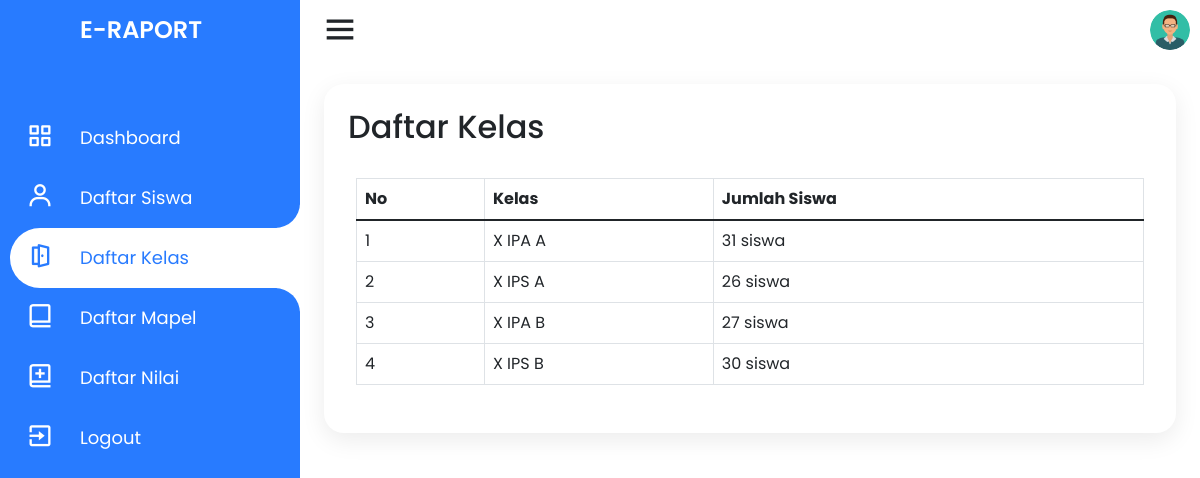
/guru/daftar-kelas.php (signed in), run on the app's committed database.
### tables this page shows
CREATE TABLE `kelas` (
  `id_kelas` int(11) NOT NULL AUTO_INCREMENT,
  `nama_kelas` varchar(30) NOT NULL,
  `nip` varchar(11) DEFAULT NULL,
  PRIMARY KEY (`id_kelas`),
  KEY `kelas_ibfk_1` (`nip`),
  CONSTRAINT `kelas_ibfk_1` FOREIGN KEY (`nip`) REFERENCES `guru` (`nip`) ON DELETE SET NULL ON UPDATE CASCADE
);

### model/kelas.php (called while the page is built, shortened)
<?php
require_once dirname(__FILE__) . '/../connection.php';
class Kelas
{
    public function get_daftar_kelas($limit = 0, $offset = 0)
    {
        global $conn;
        $query_limit = $limit > 0 ? "LIMIT $limit" : "";
        $query_offset = $offset > 0 ? "OFFSET $offset" : "";
        $query = "SELECT * FROM kelas $query_limit $query_offset";
        $result = $conn->query($query);
        if ($result) {
            return $result;
        } else {
            return false;
        }
    }
}

### guru/daftar-kelas.php (the view, shortened to what this page needs)
<?php
require_once dirname(__FILE__) . '/../connection.php';
require_once dirname(__FILE__) . '/../model/kelas.php';
$login_as = $_SESSION['login_as'];
if (!isset($_GET['p'])) {
    $page_no = 1;
} else {
    $page_no = $_GET['p'];
}
$kelas = new Kelas();
$records_per_page = 10;
$offset = ($page_no - 1) * $records_per_page;
?>
<!DOCTYPE html>
<html lang="en" dir="ltr">
<head>
    <link rel="stylesheet" href="style.css">
    <link href='https://unpkg.com/boxicons@2.0.7/css/boxicons.min.css' rel='stylesheet'>
    <link href="https://cdn.jsdelivr.net/npm/bootstrap@5.1.3/dist/css/bootstrap.min.css" rel="stylesheet">
    <link rel="stylesheet" href="../assets/css/style.css">
</head>
<body>
    <div class="container">
        <div class="navigation">
            <ul>
                <li>
                    <a href="#">
                        <span class="icon"></span>
                        <h1 class="title">E-Raport</h1>
                    </a>
                </li>
                <li>
                    <a href="index">
                        <span class="icon"><i class='bx bx-grid-alt'></i></span>
                        <span class="title">Dashboard</span>
                    </a>
                </li>
                <li>
                    <a href="daftar-siswa">
                        <span class="icon"><i class='bx bx-user'></i></span>
                        <span class="title">Daftar Siswa</span>
                    </a>
                </li>
                <li class="hovered">
                    <a href="daftar-kelas">
                        <span class="icon"><i class='bx bx-door-open'></i></span>
                        <span class="title">Daftar Kelas</span>
                    </a>
                </li>
                <li>
                    <a href="daftar-mapel">
                        <span class="icon"><i class='bx bx-book-alt'></i></span>
                        <span class="title">Daftar Mapel</span>
                    </a>
                </li>
                <li>
                    <a href="daftar-nilai">
                        <span class="icon"><i class='bx bx-book-add'></i></span>
                        <span class="title">Daftar Nilai</span>
                    </a>
                </li>
                <li>
                    <a href="../logout">
                        <span class="icon"><i class='bx bx-exit'></i></span>
                        <span class="title">Logout</span>
                    </a>
                </li>
            </ul>
        </div>
    </div>
    <div class="main">
        <div class="topbar">
            <div class="toggle">
                <i class='bx bx-menu'></i>
            </div>
            <div class="user">
                <?php
                if ($login_as == "siswa") {
                    $pp = "../assets/img/pp/std.png";
                } elseif ($login_as == "guru") {
                    $pp = "../assets/img/pp/guru.png";
                } elseif ($login_as == "admin") {
                    $pp = "../assets/img/pp/admin.png";
                }
                ?>
                <img src="<?php echo $pp; ?>" alt="user">
            </div>
        </div>
        <div class="konten">
            <h2 class="konten_title">
                Daftar Kelas
            </h2>
            <div class="konten_isi table-responsive">
                <table class="table table-bordered">
                    <thead>
                        <tr>
                            <th>No</th>
                            <th>Kelas</th>
                            <th>Jumlah Siswa</th>
                        </tr>
                    </thead>
                    <tbody>
                        <?php
                        $result_kelas = $kelas->get_daftar_kelas($records_per_page, $offset);
                        if ($result_kelas && $result_kelas->num_rows > 0) {
                            $no = 1;
                            while ($row = $result_kelas->fetch_assoc()) {
                                $id_kls = $row['id_kelas'];
                                $result_jml = $conn->query("SELECT COUNT(*) AS total_siswa FROM siswa WHERE id_kelas = $id_kls");
                                $jml = $result_jml->fetch_assoc();
                                echo "
                                <tr>
                                    <td>$no</td>
                                    <td>${row['nama_kelas']}</td>
                                    <td>${jml['total_siswa']} siswa</td>
                                </tr>
                                ";
                                $no++;
                            }
                        }
                        ?>
                    </tbody>
                </table>
            </div>
        </div>
</body>
</html>

### assets/css/style.css (style rules this page uses)
* { margin: 0; padding: 0; box-sizing: border-box; font-family: 'Poppins', sans-serif; }
dl, ol, ul { padding: 0; margin: 0; }
:root { --blue: #287bff; --white: #fff; --grey: #f5f5f5; --black1: #222; --black2: #999; --pad-sm: 8px; --pad-md: 16px; --pad-lg: 24px; --pad-xl: 32px; --pad-xxl: 64px; }
body { min-height: 100vh; overflow-x: hidden; }
.container { position: relative; width: 100%; max-width: none; }
.navigation { left: 0; position: fixed; width: 300px; height: 100%; background: var(--blue); border-left: 10px solid var(--blue); transition: .5s; overflow: hidden; padding: 0; margin: 0; }
.navigation ul { position: absolute; top: 0; left: 0; width: 100%; }
.navigation ul li { position: relative; width: 100%; list-style: none; border-top-left-radius: 30px; border-bottom-left-radius: 30px; }
.navigation ul li:hover, .navigation ul li.hovered { background: var(--white); }
.navigation ul li:nth-child(1) { margin-bottom: 40px; pointer-events: none; }
.navigation ul li a { position: relative; display: block; width: 100%; display: flex; text-decoration: none; color: var(--white); }
.navigation ul li:hover a, .navigation ul li.hovered a { color: var(--blue); }
.navigation ul li a .icon { position: relative; display: block; min-width: 60px; height: 60px; line-height: 70px; text-align: center; }
.navigation ul li a .icon .bx { font-size: 1.75em; }
.navigation ul li a .title { position: relative; display: block; padding: 0 10px; height: 60px; line-height: 60px; text-align: start; white-space: nowrap; font-size: 18px; }
.navigation ul li h1 { text-transform: uppercase; font-weight: 600; font-size: 24px !important; }
.navigation ul li:hover a::before, .navigation ul li.hovered a::before { content: ''; position: absolute; right: 0; top: -50px; width: 50px; height: 50px; border-radius: 50%; box-shadow: 35px 35px 0 10px var(--white); pointer-events: none; }
.navigation ul li:hover a::after, .navigation ul li.hovered a::after { content: ''; position: absolute; right: 0; bottom: -50px; width: 50px; height: 50px; border-radius: 50%; box-shadow: 35px -35px 0 10px var(--white); pointer-events: none; }
.main { position: absolute; width: calc(100% - 300px); left: 300px; min-height: 100vh; background: var(--white); transition: .5s; }
.topbar { width: 100%; height: 60px; display: flex; justify-content: space-between; align-items: center; padding: 0 10px; }
.toggle { position: relative; width: 60px; height: 60px; display: flex; justify-content: center; align-items: center; font-size: 2.5em; cursor: pointer; }
.user { position: relative; width: 40px; height: 40px; border-radius: 50%; overflow: hidden; cursor: pointer; }
.user img { position: absolute; top: 0; left: 0; width: 100%; height: auto; object-fit: cover; }
.konten { display: block; padding: var(--pad-lg); margin: var(--pad-lg); position: relative; background: var(--white); border-radius: 20px; box-shadow: 0 7px 25px rgba(0, 0, 0, 0.08); border: none; overflow: hidden; }
.konten .konten_isi { overflow: hidden; padding: var(--pad-sm); }
.konten .konten_title, .konten .konten_isi .konten_pengaturan, .konten .konten_isi .konten_table, .konten .konten_isi .konten_nav { margin-bottom: var(--pad-lg); }

### data on the page
kelas: nama_kelas "X IPA A", total_siswa "31"
kelas: nama_kelas "X IPS A", total_siswa "26"
kelas: nama_kelas "X IPA B", total_siswa "27"
kelas: nama_kelas "X IPS B", total_siswa "30"
